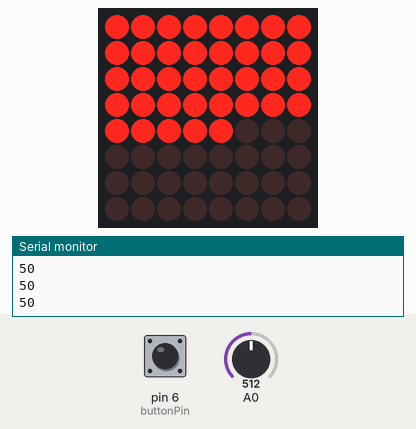
Bench run of a sketch on a simulated Arduino Uno, built with avr-gcc and run on an emulated ATmega328P. Shown: 8×8 LED matrix, the last lines printed to the serial monitor. Inputs (shaded band) come from the test bench; at power-on: pin 6 (buttonPin) HIGH, A0 = 512.

Above: at 1.2 s.
1.3 s: pin 6 (buttonPin) pulled LOW for 0.15 s
At 4.4 s:
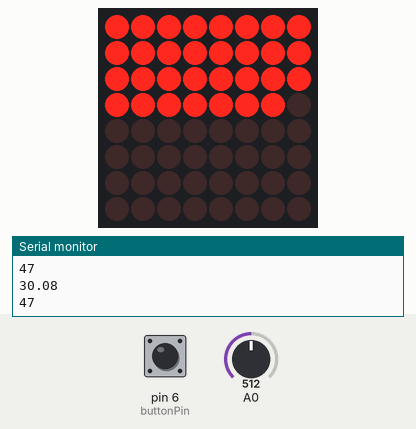
At 6.7 s:
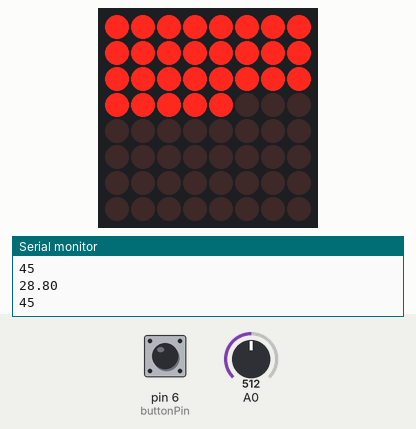
Timing chart, 0 to 8.2 s (numbered marks = the images above; inputs shaded):
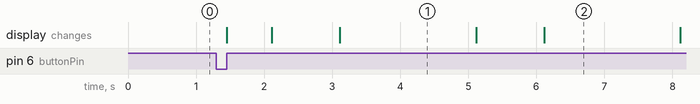

The sketch:

som.ino
```cpp
/*
  Created by Rui Santos

  All the resources for this project:
  https://randomnerdtutorials.com/
*/

#include "LedControl.h"
#include "binary.h"

/*
  DIN connects to pin 12
  CLK connects to pin 11
  CS connects to pin 10
*/
enum som_flow {SET_TIME, TIMER, END};

LedControl lc = LedControl(12, 11, 10, 1);

// delay time between faces
unsigned long delaytime = 1000;

const int buttonPin = 6;


som_flow flow = SET_TIME;

const int ALL_TIME = 100.0;
int set_time = 0;

int sec = 0;
int start_time = 0;

int lastVR = 0;

byte Apple [8]={B00011000,B00001000,B01110110,B11111111,B11111111,B11111111,B01111010,B00110100};

void setup()
{
  Serial.begin(115200);
  lc.shutdown(0, false);
  lc.setIntensity(0, 0);
  lc.clearDisplay(0);

  pinMode(buttonPin, INPUT);

}

void setup_time()
{
    int val = analogRead(A0);
    set_time = map(val, 0, 1023, -1, ALL_TIME + 1);    // 끝까지 돌리지 않아도 ALLTIME이 되게
    Serial.println(set_time);


    val = map(val, 0, 1023, -1, 37) * 2;

    //  Serial.println(val);
    for (int r = 0; r < 8; r++)
    {
      for (int c = 0; c < 8; c++)
      {
        if (r * 8 + c > val)
        {
          lc.setLed(0, r, c, LOW);
        }
        else
        {
          lc.setLed(0, r, c, HIGH);
        }
      }
    }
}

void down_time()
{
    sec = set_time - (millis()/1000 - start_time);

    float val = (float)sec/ALL_TIME * 64;

    Serial.println(val);
    Serial.println(sec);

    for (int r = 0; r < 8; r++)
    {
      for (int c = 0; c < 8; c++)
      {
        if (r * 8 + c > val)
        {
          lc.setLed(0, r, c, LOW);
        }
        else
        {
          lc.setLed(0, r, c, HIGH);
        }
      }
    }

//    Serial.println(sec);

    if (sec < 0)
    {
       flow = END;
       lastVR = analogRead(A0);
    }
}

void end_time()
{
    Serial.println("END");

    int val = analogRead(A0);

    if (abs(lastVR - val) > 300)
    {
        flow = SET_TIME;
    }

      for(int i=0;i<8;i++) lc.setRow(0,i,Apple[i]);
      delay(1000);
      lc.clearDisplay(0);

}


void loop()
{
  if (flow == SET_TIME)
  {
      setup_time();
      int buttonState = digitalRead(buttonPin);

      if (buttonState == 0)
      {
          flow = TIMER;
          start_time = millis()/1000;
      }
  }
  else if (flow == TIMER)
  {
      down_time();
  }
  else if (flow == END)
  {
      end_time();
  }


  delay(100);
}
```

Measured:
- after the input at 1.3 s, the display: first changes after 0.15 s (image 1 shows a later state)
- what the display in image 1 shows lasts 2.0 s, from 3.1 s to 5.1 s
